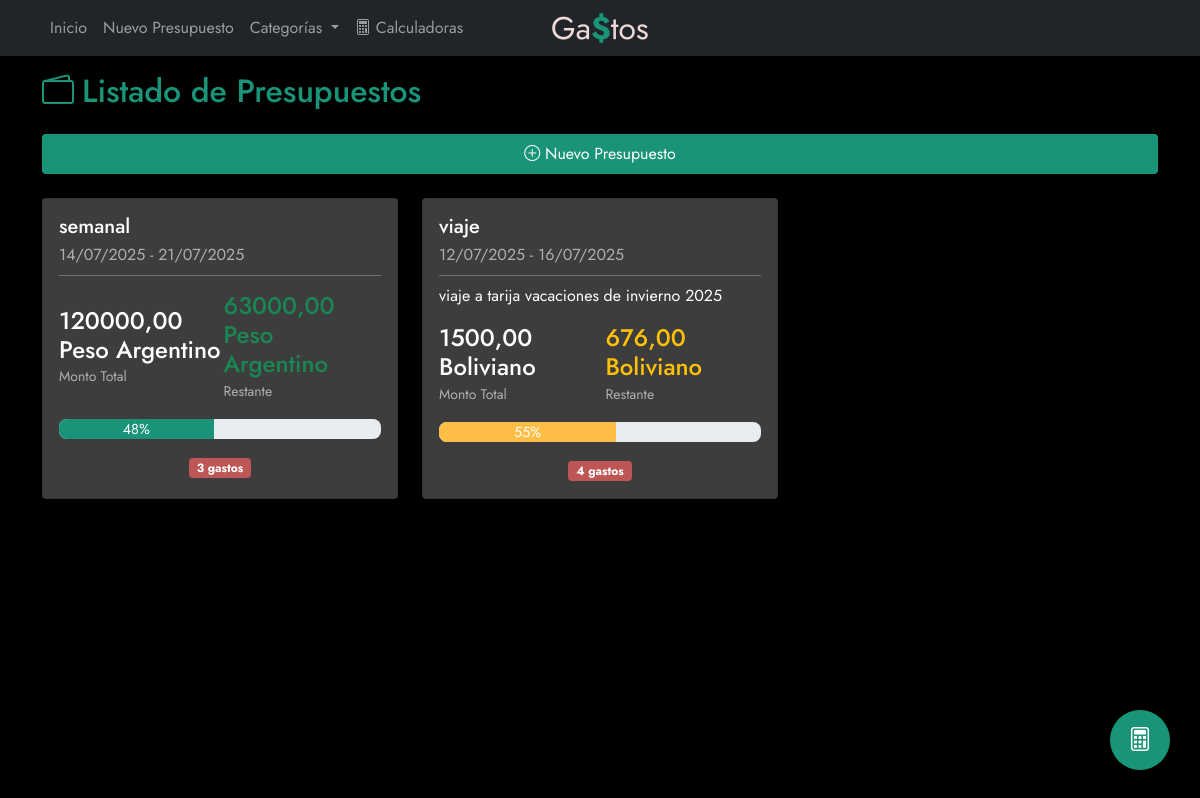
The page /presupuestos/ on the database as committed earlier.
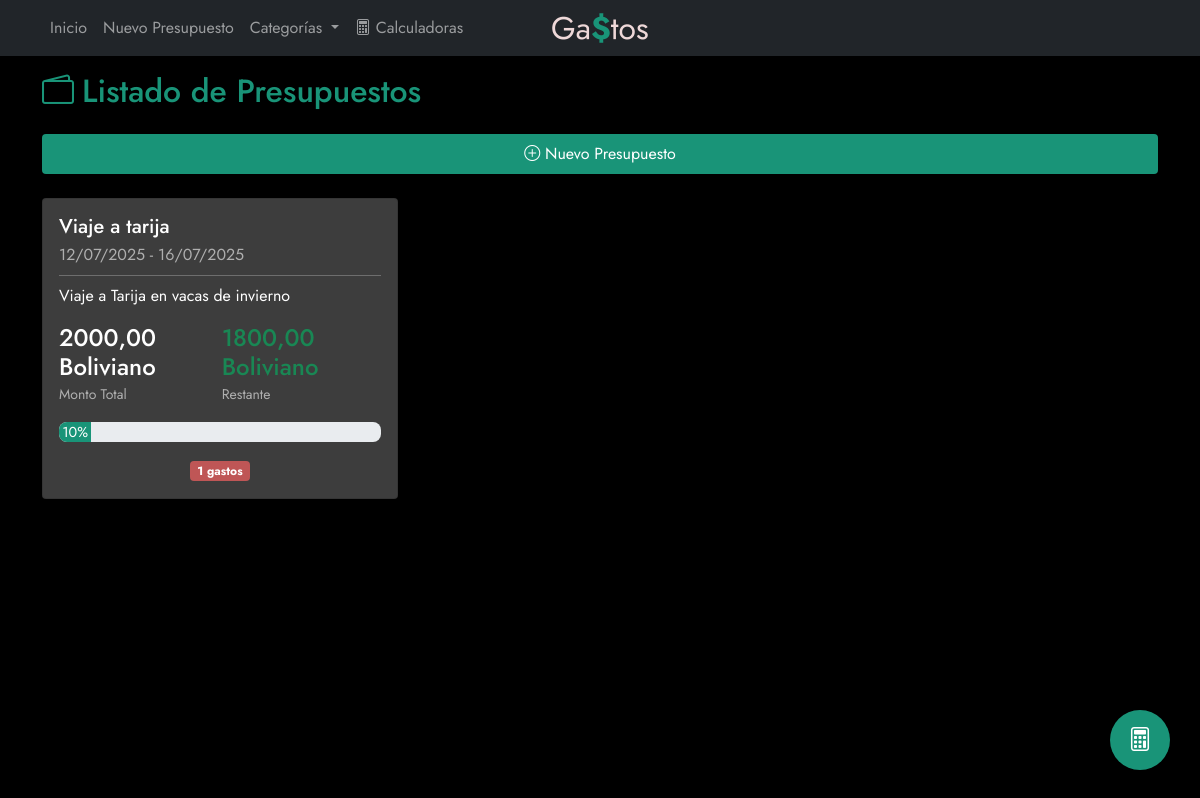
The same page on the database as committed later.
### presupuestos/models.py (models this page shows, shortened)
class Presupuesto(models.Model):
    MONEDAS = [
        ('USD', 'Dólar Estadounidense'),
        ('ARS', 'Peso Argentino'),
        ('BOB', 'Boliviano'),
        ('EUR', 'Euro'),
    ]
    nombre = models.CharField(max_length=100)
    descripcion = models.TextField(blank=True, null=True)
    fecha_inicio = models.DateField()
    fecha_fin = models.DateField()
    monto_total = models.DecimalField(max_digits=10, decimal_places=2)
    monto_restante = models.DecimalField(max_digits=10, decimal_places=2, default=0)
    moneda = models.CharField(max_length=3, choices=MONEDAS, default='ARS')
    fecha_creacion = models.DateTimeField(default=timezone.now)
    def porcentaje_gastado(self):
        total_gastos = self.gastos.aggregate(total=models.Sum('monto'))['total'] or 0
        if self.monto_total == 0:
            return 0
        porcentaje = (total_gastos / self.monto_total) * 100
        return min(max(porcentaje, 0), 100)

### presupuestos/views.py (the view)
# urls.py: path('presupuestos/', views.presupuestos_list, name='index'),
def presupuestos_list(request):
    presupuestos = Presupuesto.objects.all().order_by('-fecha_creacion')
    return render(request, 'presupuestos/index.html', {'presupuestos': presupuestos})

### presupuestos/templates/presupuestos/index.html (shortened to what this page needs)
{% extends 'presupuestos/base.html' %}
{% block content %}
    <h2 class="text-primary mb-4"><i class="bi bi-wallet2 me-2"></i>Listado de Presupuestos</h2>
    <div class="d-flex justify-content-between align-items-center mb-4 w-100">
        <a href="{% url 'presupuestos:crear_presupuesto' %}" class="btn btn-primary w-100 py-2">
            <i class="bi bi-plus-circle"></i> Nuevo Presupuesto
        </a>
    </div>
    {% if presupuestos %}
        <div class="row row-cols-1 row-cols-md-2 row-cols-lg-3 g-4">
            {% for presupuesto in presupuestos %}
                <div class="col">
                    <a href="{% url 'presupuestos:ver_presupuesto' presupuesto.id %}" class="text-decoration-none text-reset d-block h-100">
                        <div class="card h-100">
                            <div class="card-body">
                                <div class="mb-3">
                                    <h5 class="card-title">{{ presupuesto.nombre }}</h5>
                                    <p class="card-subtitle mb-2 text-muted">
                                        {{ presupuesto.fecha_inicio|date:"d/m/Y" }} - {{ presupuesto.fecha_fin|date:"d/m/Y" }}
                                    </p>
                                    <hr class="my-2 separador">
                                    {% if presupuesto.descripcion %}
                                        <p class="card-text">{{ presupuesto.descripcion }}</p>
                                    {% endif %}
                                </div>
                                <div class="d-flex justify-content-between align-items-center mb-3">
                                    <div>
                                        <h4 class="mb-0">{{ presupuesto.monto_total|floatformat:"2" }} {{ presupuesto.get_moneda_display }}</h4>
                                        <small class="text-muted">Monto Total</small>
                                    </div>
                                    <div>
                                        <h4 class="mb-0 {% if presupuesto.porcentaje_gastado < 50 %}text-success{% elif presupuesto.porcentaje_gastado < 75 %}text-warning{% else %}text-danger{% endif %}">
                                            {{ presupuesto.monto_restante|floatformat:"2" }} {{ presupuesto.get_moneda_display }}
                                        </h4>
                                        <small class="text-muted">Restante</small>
                                    </div>
                                </div>
                                <div class="progress" style="height: 20px;">
                                    <div class="progress-bar {% if presupuesto.porcentaje_gastado < 50 %}progress-bar-success{% elif presupuesto.porcentaje_gastado < 75 %}progress-bar-warning{% else %}progress-bar-danger{% endif %}"
                                         role="progressbar"
                                         style="width: {{ presupuesto.porcentaje_gastado|floatformat:"0" }}%;"
                                         aria-valuenow="{{ presupuesto.porcentaje_gastado|floatformat:"0" }}"
                                         aria-valuemin="0"
                                         aria-valuemax="100">
                                        <span class="progress-text">{{ presupuesto.porcentaje_gastado|floatformat:"0" }}%</span>
                                    </div>
                                </div>
                                <div class="text-center mt-3">
                                    <span class="badge bg-info">
                                        {{ presupuesto.gastos.count }} gastos
                                    </span>
                                </div>
                            </div>
                        </div>
                    </a>
                </div>
            {% endfor %}
        </div>
    {% else %}
        <div class="alert alert-info">
            <i class="bi bi-info-circle me-2"></i>
            No hay presupuestos registrados.
        </div>
    {% endif %}
{% endblock %}

### presupuestos/templates/presupuestos/base.html (shortened to what this page needs)
{% load static %}
<!DOCTYPE html>
<html lang="es">
<head>
    <link href="https://cdn.jsdelivr.net/npm/bootstrap@5.1.3/dist/css/bootstrap.min.css" rel="stylesheet">
    <link rel="stylesheet" href="https://cdn.jsdelivr.net/npm/bootstrap-icons@1.7.2/font/bootstrap-icons.css">
    {% load static %}
    <link rel="stylesheet" href="{% static 'presupuestos/css/styles.css' %}">
</head>
<body class="bg-black">
    <nav class="navbar navbar-expand-lg navbar-dark bg-dark fixed-top">
        <div class="container">
            <a class="navbar-brand" href="{% url 'presupuestos:index' %}">
                <img src="{% static 'presupuestos/img/logoGa$tos.png' %}" alt="Logo Ga$tos" height="30" class="d-inline-block align-text-top">
            </a>
            <div class="collapse navbar-collapse" id="navbarNav">
                <ul class="navbar-nav">
                    <li class="nav-item">
                        <a class="nav-link" href="{% url 'presupuestos:index' %}">Inicio</a>
                    </li>
                    <li class="nav-item">
                        <a class="nav-link" href="{% url 'presupuestos:crear_presupuesto' %}">Nuevo Presupuesto</a>
                    </li>
                    <li class="nav-item dropdown">
                        <a class="nav-link dropdown-toggle" href="#" id="navbarDropdown" role="button" data-bs-toggle="dropdown" aria-expanded="false">
                            Categorías
                        </a>
                    </li>
                    <li class="nav-item">
                        <a class="nav-link" href="{% url 'calculadoras:index' %}">
                            <i class="bi bi-calculator"></i> Calculadoras
                        </a>
                    </li>
                </ul>
            </div>
        </div>
    </nav>
    <div class="container mt-4 pt-5">
        {% block content %}{% endblock %}
    </div>
    <a href="{% url 'calculadoras:index' %}" class="floating-calculator-btn" title="Ir a Calculadoras">
        <i class="bi bi-calculator"></i>
    </a>
</body>
</html>

### presupuestos/static/presupuestos/css/styles.css (style rules this page uses)
body, button, input, select, textarea, h1, h2, h3, h4, h5, h6, p, a, span, div { font-family: 'Jost', sans-serif; }
:root { --tx-primary: #199478; --tx-secondary: #BF5656; --tx-ternary: #FFBE46; --bg-primary: #000000; --bg-secondary: #3D3D3D; --accent-primary: #a0ffe9; --accent-secondary: #6c757d; }
.progress { height: 1.5rem; border-radius: 0.5rem; margin: 1rem 0; background-color: #e9ecef; }
.progress-bar { font-size: 0.9rem; line-height: 1.5rem; text-align: center; padding: 0.25rem 0; transition: width 0.3s ease-in-out; }
.progress-bar-success { background-color: var(--tx-primary); }
.floating-calculator-btn { position: fixed; bottom: 30px; right: 30px; width: 60px; height: 60px; border-radius: 50%; background-color: var(--tx-primary); color: white; text-align: center; box-shadow: 0 4px 8px rgba(0, 0, 0, 0.2); z-index: 1000; display: flex; align-items: center; justify-content: center; font-size: 24px; text-decoration: none; transition: all 0.3s ease; border: none; }
.navbar-brand { position: absolute; left: 50%; transform: translateX(-50%); }
.navbar > .container { position: relative; }
@media (min-width: 769px) { body { margin-bottom: 100px; } }
.card { background-color: var(--bg-secondary) !important; color: white !important; }
.btn-primary { background-color: var(--tx-primary); border: none; }
.text-muted { color: rgb(175, 175, 175) !important; }
.separador { background-color: white; }
.bg-info { background-color: var(--tx-secondary) !important; }
.text-primary { color: var(--tx-primary) !important; }

Rows that differ between the two databases and show on the page:
removed Presupuesto: nombre "semanal", fecha_inicio "14/07/2025", fecha_fin "21/07/2025", monto_total "120000,00", moneda "Peso Argentino", monto_restante "63000,00", porcentaje_gastado "48", gastos.count "3"
changed Presupuesto "Boliviano": nombre "viaje" → "Viaje a tarija"; descripcion "viaje a tarija vacaciones de invierno 2025" → "Viaje a Tarija en vacas de invierno"; monto_total "1500,00" → "2000,00"; monto_restante "676,00" → "1800,00"; porcentaje_gastado "55" → "10"; gastos.count "4" → "1"
